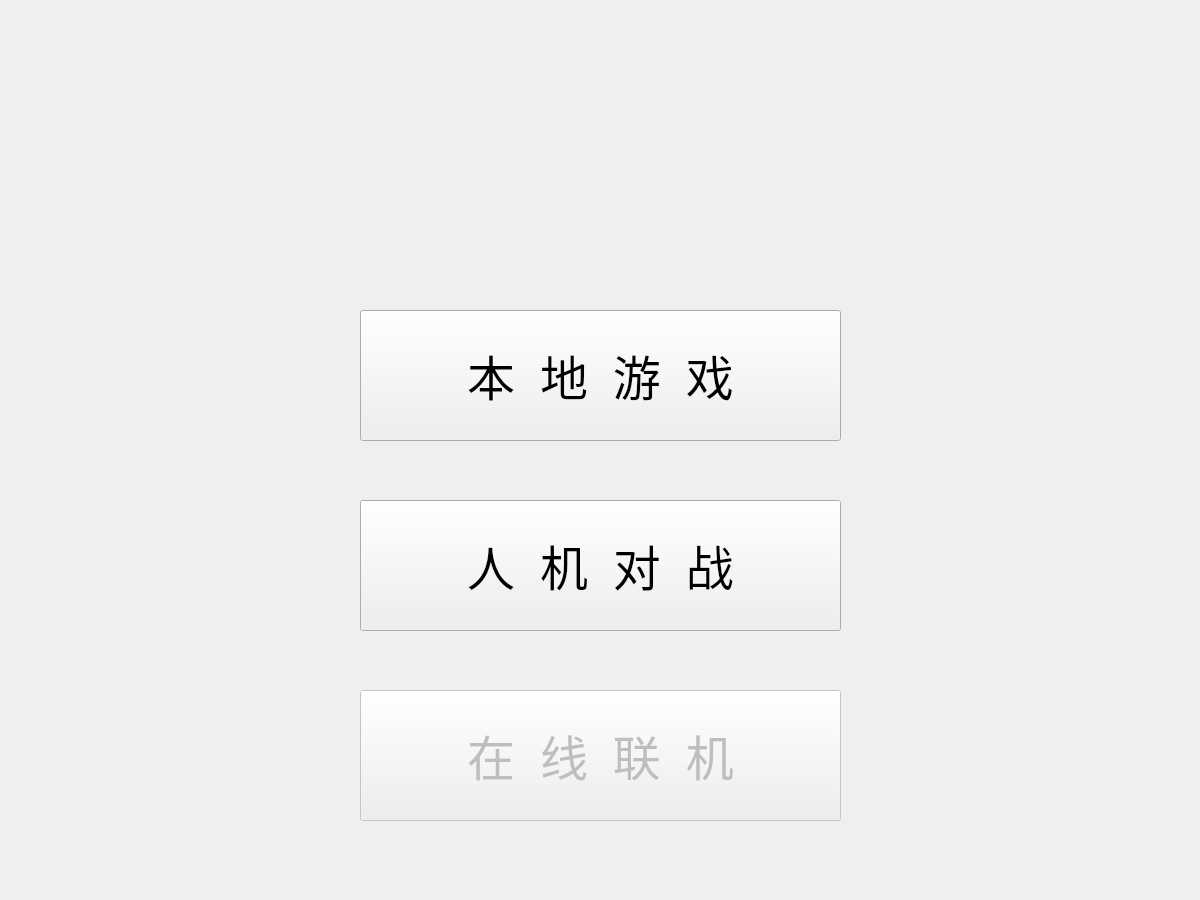
<?xml version="1.0" encoding="UTF-8"?>
<ui version="4.0">
 <class>wGameMenu</class>
 <widget class="QWidget" name="wGameMenu">
  <property name="geometry">
   <rect>
    <x>0</x>
    <y>0</y>
    <width>1200</width>
    <height>900</height>
   </rect>
  </property>
  <property name="font">
   <font>
    <family>微软雅黑</family>
    <pointsize>72</pointsize>
    <weight>75</weight>
    <bold>true</bold>
   </font>
  </property>
  <property name="windowTitle">
   <string>Chinese Checkers</string>
  </property>
  <widget class="QLabel" name="GameTitle1">
   <property name="geometry">
    <rect>
     <x>100</x>
     <y>40</y>
     <width>251</width>
     <height>251</height>
    </rect>
   </property>
   <property name="text">
    <string/>
   </property>
   <property name="pixmap">
    <pixmap resource="Resources.qrc">:/images/Resources/images/GameTitle1.png</pixmap>
   </property>
  </widget>
  <widget class="QLabel" name="GameTitle2">
   <property name="geometry">
    <rect>
     <x>350</x>
     <y>40</y>
     <width>251</width>
     <height>251</height>
    </rect>
   </property>
   <property name="text">
    <string/>
   </property>
   <property name="pixmap">
    <pixmap resource="Resources.qrc">:/images/Resources/images/GameTitle2.png</pixmap>
   </property>
  </widget>
  <widget class="QLabel" name="GameTitle3">
   <property name="geometry">
    <rect>
     <x>600</x>
     <y>40</y>
     <width>251</width>
     <height>251</height>
    </rect>
   </property>
   <property name="text">
    <string/>
   </property>
   <property name="pixmap">
    <pixmap resource="Resources.qrc">:/images/Resources/images/GameTitle3.png</pixmap>
   </property>
  </widget>
  <widget class="QLabel" name="GameTitle4">
   <property name="geometry">
    <rect>
     <x>850</x>
     <y>40</y>
     <width>251</width>
     <height>251</height>
    </rect>
   </property>
   <property name="text">
    <string/>
   </property>
   <property name="pixmap">
    <pixmap resource="Resources.qrc">:/images/Resources/images/GameTitle4.png</pixmap>
   </property>
  </widget>
  <widget class="QPushButton" name="btnLocalGame">
   <property name="geometry">
    <rect>
     <x>360</x>
     <y>310</y>
     <width>481</width>
     <height>131</height>
    </rect>
   </property>
   <property name="font">
    <font>
     <family>华文琥珀</family>
     <pointsize>36</pointsize>
     <weight>50</weight>
     <bold>false</bold>
    </font>
   </property>
   <property name="autoFillBackground">
    <bool>false</bool>
   </property>
   <property name="text">
    <string>本  地  游  戏</string>
   </property>
  </widget>
  <widget class="QPushButton" name="btnOnlineGame">
   <property name="enabled">
    <bool>false</bool>
   </property>
   <property name="geometry">
    <rect>
     <x>360</x>
     <y>690</y>
     <width>481</width>
     <height>131</height>
    </rect>
   </property>
   <property name="font">
    <font>
     <family>华文琥珀</family>
     <pointsize>36</pointsize>
     <weight>50</weight>
     <bold>false</bold>
    </font>
   </property>
   <property name="text">
    <string>在  线  联  机</string>
   </property>
  </widget>
  <widget class="QPushButton" name="btnAIGame">
   <property name="enabled">
    <bool>true</bool>
   </property>
   <property name="geometry">
    <rect>
     <x>360</x>
     <y>500</y>
     <width>481</width>
     <height>131</height>
    </rect>
   </property>
   <property name="font">
    <font>
     <family>华文琥珀</family>
     <pointsize>36</pointsize>
     <weight>50</weight>
     <bold>false</bold>
    </font>
   </property>
   <property name="text">
    <string>人  机  对  战</string>
   </property>
   <property name="checkable">
    <bool>false</bool>
   </property>
  </widget>
 </widget>
 <resources>
  <include location="Resources.qrc"/>
 </resources>
 <connections/>
</ui>
